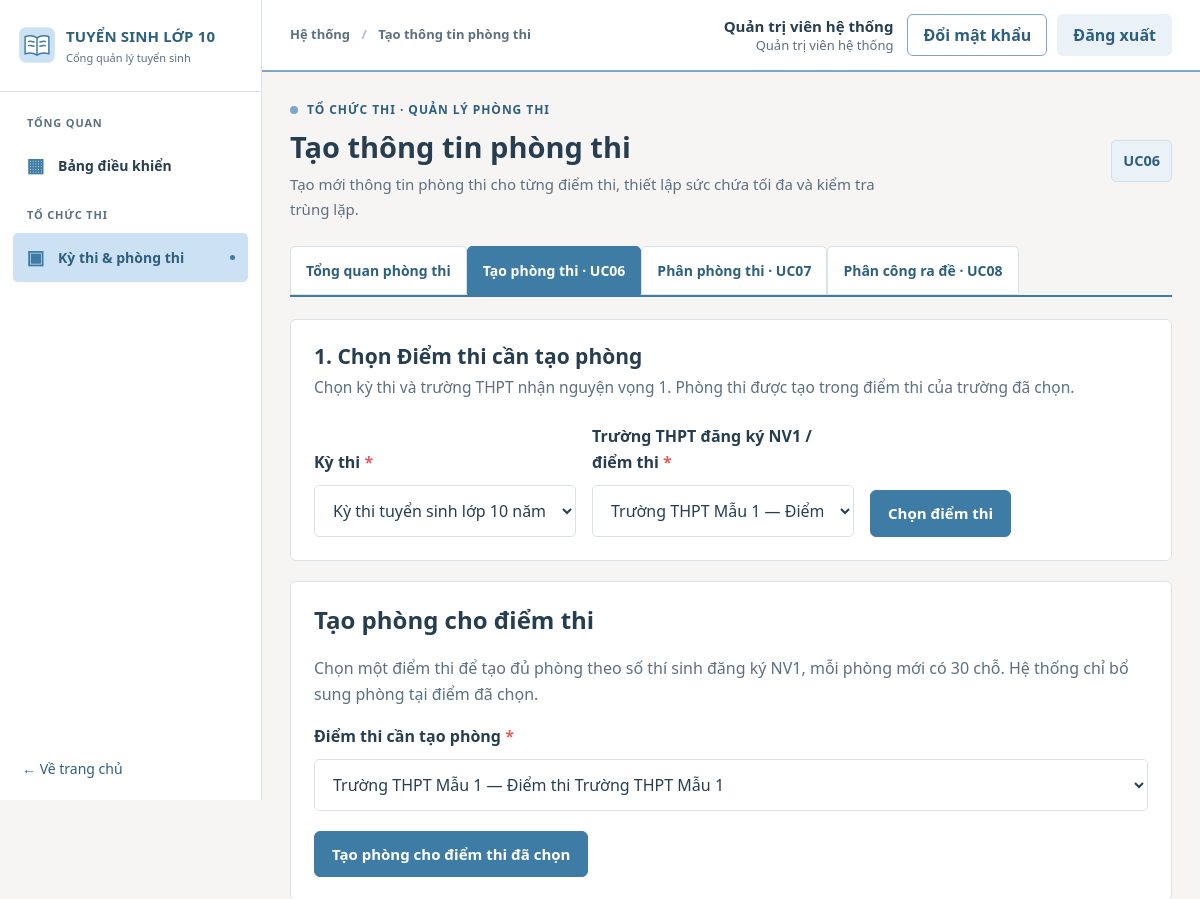
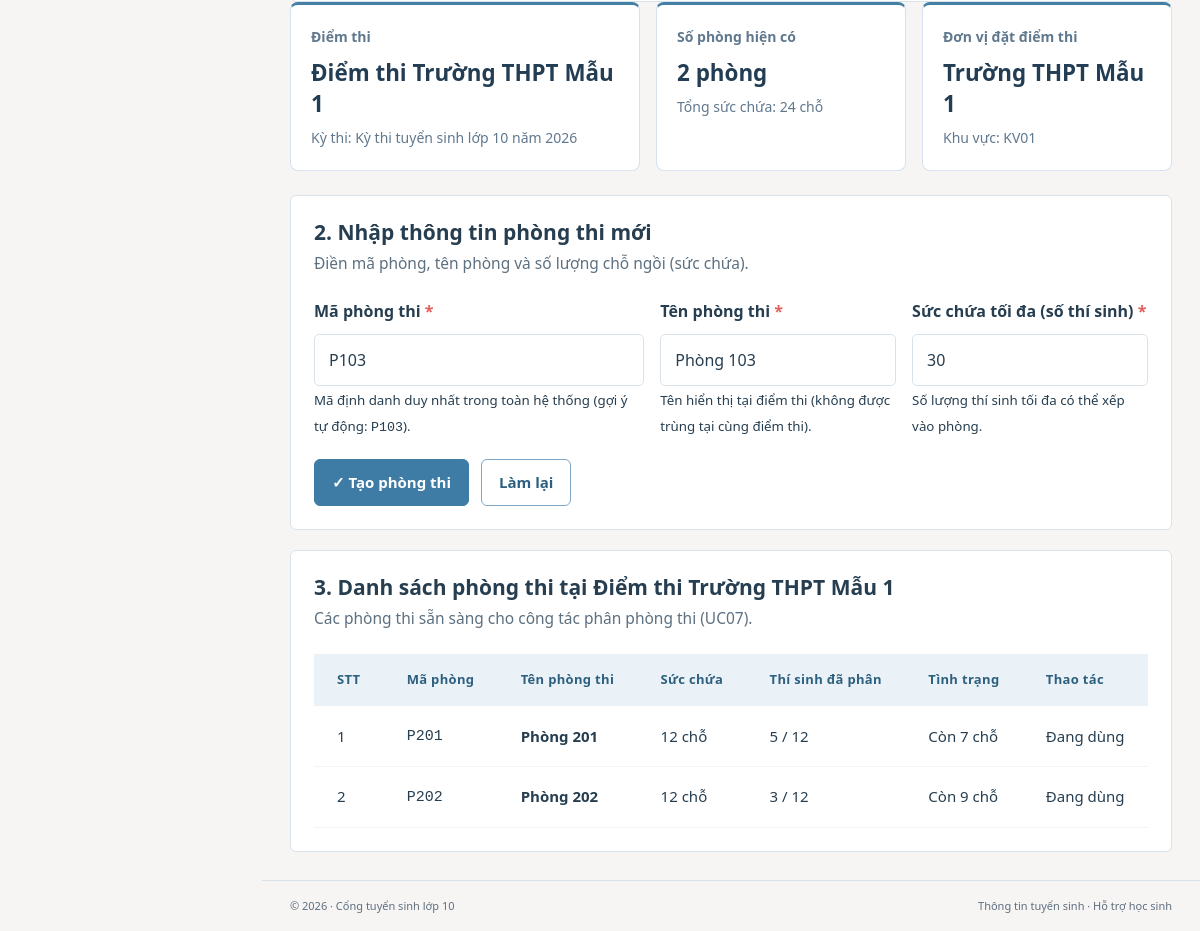
The page /exam/tao-phong.php (signed in) on the database its author committed (2 pictures, top to bottom).
### tables this page shows
CREATE TABLE TaiKhoan (
  maTaiKhoan VARCHAR(20) NOT NULL,
  tenDangNhap VARCHAR(50) NOT NULL,
  matKhau VARCHAR(255) NOT NULL,
  hoTen VARCHAR(100) NOT NULL,
  vaiTro VARCHAR(30) NOT NULL,
  maCanBo VARCHAR(20) NULL,
  maThiSinh VARCHAR(20) NULL,
  trangThai VARCHAR(20) NOT NULL DEFAULT 'Hoạt động',
  soLanSai INT NOT NULL DEFAULT 0,
  khoaDen DATETIME NULL,
  lanDangNhapCuoi DATETIME NULL,
  ngayTao DATETIME NOT NULL DEFAULT CURRENT_TIMESTAMP,
  PRIMARY KEY (maTaiKhoan),
  UNIQUE KEY uq_taikhoan_ten (tenDangNhap),
  CONSTRAINT ck_taikhoan_vaitro CHECK (vaiTro IN ('HOC_SINH','GVCN','BAN_TUYEN_SINH','HD_TUYEN_SINH','HD_COI_THI','HD_CHAM_THI','CAT_PHACH','HD_PHUC_KHAO','HD_RA_DE','QUAN_TRI')),
  CONSTRAINT ck_taikhoan_trangthai CHECK (trangThai IN ('Hoạt động','Bị khóa')),
  CONSTRAINT ck_taikhoan_solansai CHECK (soLanSai >= 0),
  CONSTRAINT fk_taikhoan_canbo FOREIGN KEY (maCanBo) REFERENCES CanBo(maCanBo),
  CONSTRAINT fk_taikhoan_thisinh FOREIGN KEY (maThiSinh) REFERENCES ThiSinh(maThiSinh)
);

CREATE TABLE DiemThi (
  maDiemThi VARCHAR(20) NOT NULL,
  tenDiemThi VARCHAR(150) NOT NULL,
  maTruongTHCS VARCHAR(20) NULL,
  maTruongTHPT VARCHAR(20) NULL,
  maKyThi VARCHAR(20) NOT NULL,
  PRIMARY KEY (maDiemThi),
  CONSTRAINT fk_diemthi_thcs FOREIGN KEY (maTruongTHCS) REFERENCES TruongTHCS(maTruongTHCS),
  CONSTRAINT fk_diemthi_thpt FOREIGN KEY (maTruongTHPT) REFERENCES TruongTHPT(maTruongTHPT),
  CONSTRAINT fk_diemthi_kythi FOREIGN KEY (maKyThi) REFERENCES KyThi(maKyThi)
);

CREATE TABLE KyThi (
  maKyThi VARCHAR(20) NOT NULL,
  tenKyThi VARCHAR(150) NOT NULL,
  thoiGianKetThuc DATETIME NOT NULL,
  maDot VARCHAR(20) NOT NULL,
  PRIMARY KEY (maKyThi),
  CONSTRAINT fk_kythi_dot FOREIGN KEY (maDot) REFERENCES DotTuyenSinh(maDot)
);

CREATE TABLE PhongThi (
  maPhong VARCHAR(20) NOT NULL,
  tenPhong VARCHAR(100) NOT NULL,
  sucChua INT NOT NULL,
  maDiemThi VARCHAR(20) NOT NULL,
  PRIMARY KEY (maPhong),
  CONSTRAINT ck_phongthi_succhua CHECK (sucChua > 0),
  CONSTRAINT fk_phongthi_diemthi FOREIGN KEY (maDiemThi) REFERENCES DiemThi(maDiemThi)
);

### exam/tao-phong.php (the view, shortened to what the rows shown need)
<?php
require_once dirname(__DIR__) . '/includes/exam_ui.php';
$maKyThi = ui_input('kyThi');
$maDiemThi = ui_input('diemThi');
$dsKyThi = exam_ds_ky_thi();
$dsDiemThi = exam_ds_diem_thi($maKyThi, true);
if ($maKyThi === '' && !empty($dsKyThi)) {
    $maKyThi = (string)$dsKyThi[0]['maKyThi'];
    $dsDiemThi = exam_ds_diem_thi($maKyThi, true);
}
if ($maDiemThi === '' && !empty($dsDiemThi)) {
    $maDiemThi = (string)$dsDiemThi[0]['maDiemThi'];
}
$luaChonDiemTao = exam_ds_diem_tao_phong($maKyThi);
$formMaPhong = trim((string)($_POST['maPhong'] ?? ''));
$formTenPhong = trim((string)($_POST['tenPhong'] ?? ''));
$formSucChua = trim((string)($_POST['sucChua'] ?? '30'));
$diemThiHienTai = null;
foreach ($dsDiemThi as $dt) {
    if ($dt['maDiemThi'] === $maDiemThi) {
        $diemThiHienTai = $dt;
        break;
    }
}
$dsPhongHienCo = [];
$goiYMaPhong = '';
if ($maDiemThi !== '') {
    $dsPhongHienCo = exam_ds_phong_thi($maDiemThi);
    $goiYMaPhong = sinhMaPhongTuDong($maDiemThi);
    if ($formMaPhong === '') {
        $formMaPhong = $goiYMaPhong;
    }
    if ($formTenPhong === '' && preg_match('/(\d+)$/', $goiYMaPhong, $m)) {
        $formTenPhong = 'Phòng ' . $m[1];
    }
}
ui_page_start('exam', 'Tạo thông tin phòng thi', 'Tổ chức thi · Quản lý phòng thi', 'Tạo mới thông tin phòng thi cho từng điểm thi, thiết lập sức chứa tối đa và kiểm tra trùng lặp.', 'UC06');
?>
<section class="panel">
  <div class="panel-heading">
    <div>
      <h2>1. Chọn Điểm thi cần tạo phòng</h2>
    </div>
  </div>
    <?php ui_select('kyThi', 'Kỳ thi', $dsKyThi, 'maKyThi', 'tenKyThi', $maKyThi, '-- Chọn kỳ thi --'); ?>
</section>
<section class="panel">
  <h2>Tạo phòng cho điểm thi</h2>
  <form method="post">
  </form>
</section>
<?php if ($diemThiHienTai): ?>
<div class="ui-kpi-grid" style="margin-bottom: 1.5rem;">
  <div class="ui-kpi">
    <div class="ui-kpi-label">Điểm thi</div>
    <div class="ui-kpi-val" style="font-size:1.4rem"><?= e(catalog_display_name((string)$diemThiHienTai['tenDiemThi'])) ?></div>
    <div class="ui-kpi-hint">Kỳ thi: <?= e(catalog_display_name((string)$diemThiHienTai['tenKyThi'])) ?></div>
  </div>
  <div class="ui-kpi">
    <div class="ui-kpi-label">Số phòng hiện có</div>
    <div class="ui-kpi-val" style="font-size:1.4rem"><?= count($dsPhongHienCo) ?> phòng</div>
    <div class="ui-kpi-hint">Tổng sức chứa: <?= array_sum(array_column($dsPhongHienCo, 'sucChua')) ?> chỗ</div>
  </div>
  <div class="ui-kpi">
    <div class="ui-kpi-label">Đơn vị đặt điểm thi</div>
    <div class="ui-kpi-val" style="font-size:1.4rem"><?= e(catalog_display_name($diemThiHienTai['tenTruongDatDiem'] ?: '—')) ?></div>
    <div class="ui-kpi-hint">Khu vực: <?= e($diemThiHienTai['maKhuVuc'] ?: 'Chưa phân vùng') ?></div>
  </div>
</div>
<section class="panel">
  <div class="panel-heading">
    <div>
      <h2>2. Nhập thông tin phòng thi mới</h2>
      <p>Điền mã phòng, tên phòng và số lượng chỗ ngồi (sức chứa).</p>
    </div>
  </div>
  <form method="post" novalidate>
    <div class="ui-form-grid">
      <div class="field">
        <label for="maPhong">Mã phòng thi <span>*</span></label>
        <input id="maPhong" name="maPhong" value="<?= e($formMaPhong) ?>" maxlength="20" placeholder="Ví dụ: P103" required>
        <small class="field-hint">Mã định danh duy nhất trong toàn hệ thống (gợi ý tự động: <code><?= e($goiYMaPhong) ?></code>).</small>
      </div>
      <div class="field">
        <label for="tenPhong">Tên phòng thi <span>*</span></label>
        <input id="tenPhong" name="tenPhong" value="<?= e($formTenPhong) ?>" maxlength="100" placeholder="Ví dụ: Phòng 103" required>
        <small class="field-hint">Tên hiển thị tại điểm thi (không được trùng tại cùng điểm thi).</small>
      </div>
      <div class="field">
        <label for="sucChua">Sức chứa tối đa (số thí sinh) <span>*</span></label>
        <input id="sucChua" name="sucChua" type="number" min="1" max="100" value="<?= e($formSucChua) ?>" placeholder="Ví dụ: 30" required>
        <small class="field-hint">Số lượng thí sinh tối đa có thể xếp vào phòng.</small>
      </div>
    </div>
    <div class="ui-actions">
      <button class="btn btn-primary" type="submit">✓ Tạo phòng thi</button>
      <a class="btn btn-outline ui-btn-cancel" href="<?= e(url('exam/tao-phong.php', ['kyThi' => $maKyThi, 'diemThi' => $maDiemThi])) ?>">Làm lại</a>
    </div>
  </form>
</section>
<section class="panel">
  <div class="panel-heading">
    <div>
      <h2>3. Danh sách phòng thi tại <?= e(catalog_display_name((string)$diemThiHienTai['tenDiemThi'])) ?></h2>
      <p>Các phòng thi sẵn sàng cho công tác phân phòng thi (UC07).</p>
    </div>
  </div>
  <?php if (empty($dsPhongHienCo)): ?>
    <div class="ui-notice ui-notice-info">
      <div><strong>Điểm thi này chưa có phòng thi nào. Vui lòng tạo phòng thi ở biểu mẫu trên.</strong></div>
    </div>
  <?php else: ?>
    <div class="table-wrap">
      <table class="data-table">
        <thead>
          <tr>
            <th>STT</th>
            <th>Mã phòng</th>
            <th>Tên phòng thi</th>
            <th>Sức chứa</th>
            <th>Thí sinh đã phân</th>
            <th>Tình trạng</th>
            <th class="ui-align-right">Thao tác</th>
          </tr>
        </thead>
        <tbody>
          <?php $stt = 1; foreach ($dsPhongHienCo as $p):
            $sl = (int)$p['soLuongThiSinh'];
            $sc = (int)$p['sucChua'];
            $coThiSinh = $sl > 0;
          ?>
            <tr>
              <td><?= $stt++ ?></td>
              <td><code><?= e($p['maPhong']) ?></code></td>
              <td><strong><?= e(catalog_display_name((string)$p['tenPhong'])) ?></strong></td>
              <td><?= $sc ?> chỗ</td>
              <td><?= $sl ?> / <?= $sc ?></td>
              <td>
                <?php if ($sl === 0): ?>
                  <span class="badge badge-neutral">Trống</span>
                <?php elseif ($sl >= $sc): ?>
                  <span class="badge badge-error">Đầy</span>
                <?php else: ?>
                  <span class="badge badge-success">Còn <?= $sc - $sl ?> chỗ</span>
                <?php endif; ?>
              </td>
              <td class="ui-align-right">
                <?php if (!$coThiSinh): ?>
                  <form method="post" style="display:inline" onsubmit="return confirm('Bạn có chắc chắn muốn xóa phòng thi <?= e($p['maPhong']) ?>?');">
                    <?= csrf_field() ?>
                    <input type="hidden" name="action" value="xoa_phong">
                    <input type="hidden" name="maPhongXoa" value="<?= e($p['maPhong']) ?>">
                    <input type="hidden" name="diemThi" value="<?= e($maDiemThi) ?>">
                    <input type="hidden" name="kyThi" value="<?= e($maKyThi) ?>">
                    <button class="btn btn-sm btn-outline text-error" type="submit">Xóa</button>
                  </form>
                <?php else: ?>
                  <span class="badge badge-neutral" title="Không thể xóa khi đã có thí sinh">Đang dùng</span>
                <?php endif; ?>
              </td>
            </tr>
          <?php endforeach; ?>
        </tbody>
      </table>
    </div>
  <?php endif; ?>
</section>
<?php endif; ?>
<?php ui_page_end(); ?>

### includes/header.php (shortened to what the rows shown need)
<?php
require_once __DIR__ . '/functions.php';
$layout = $layout ?? 'public';
$cfg = app_config();
$studentShell = $layout === 'dashboard' && function_exists('current_user') && has_role(current_user(), ['HOC_SINH']);
?><!doctype html>
<html lang="vi">
<head>
  <link rel="stylesheet" href="<?= e(url('assets/css/style.css')) ?>">
  <link rel="stylesheet" href="<?= e(url('assets/css/portal.css')) ?>">
</head>
<body class="<?= $studentShell ? 'student-body' : ($layout === 'dashboard' ? 'dash-body' : 'public-body') ?>">
<?php if ($studentShell): ?>
<?php require __DIR__ . '/student_shell_header.php'; ?>
<?php elseif ($layout === 'dashboard'): ?>
<div class="dash-shell">
  <?php require __DIR__ . '/sidebar.php'; ?>
  <div class="dash-main">
    <header class="dash-topbar">
      <div class="dash-topbar-right"><?php $__u = function_exists('current_user') ? current_user() : null; if ($__u): ?>
        <span class="topbar-user"><strong><?= e($__u['hoTen']) ?></strong><small><?= e(ten_vai_tro($__u['vaiTro'])) ?></small></span>
        <a class="btn btn-outline btn-sm" href="<?= e(url('auth/doi-mat-khau.php')) ?>">Đổi mật khẩu</a>
        <form method="post" action="<?= e(url('auth/logout.php')) ?>" class="topbar-logout"><?= csrf_field() ?><button class="btn btn-soft btn-sm" type="submit">Đăng xuất</button></form>
      <?php else: ?><a class="avatar" href="<?= e(url('auth/login.php')) ?>" title="Đăng nhập">10</a><?php endif; ?></div>
    </header>
    <main id="main" class="dash-content">
<?php endif; ?>

### includes/ui.php (shortened to what the rows shown need)
<?php
require_once __DIR__ . '/functions.php';
require_once __DIR__ . '/auth.php';
require_auth();
function ui_page_start(string $active, string $title, string $eyebrow, string $desc, string $uc): void {
    $page_title = $title; $layout = 'dashboard';
    require __DIR__ . '/header.php';
    echo '<div class="ui-page">';
    echo '<div class="page-head"><div><div class="eyebrow"><span></span>' . e($eyebrow) . '</div><h1>' . e($title) . '</h1><p>' . e($desc) . '</p></div>'
       . '<div class="page-head-actions"><span class="uc-tag">' . e($uc) . '</span></div></div>';
}
function ui_page_end(): void {
    echo '</div>';
    require __DIR__ . '/footer.php';
}
function ui_select(string $name, string $label, array $items, string $keyCol, string $labelCol, string $selected, string $placeholder, bool $required = true): void {
    echo '<div class="field"><label for="' . e($name) . '">' . e($label) . ($required ? ' <span>*</span>' : '') . '</label><select id="' . e($name) . '" name="' . e($name) . '">';
    foreach ($items as $it) {
        $v = (string)$it[$keyCol];
        echo '<option value="' . e($v) . '"' . ($v === $selected ? ' selected' : '') . '>' . e(in_array($labelCol, ['tenPhong', 'tenDiemThi', 'tenKyThi', 'tenTruongTHCS', 'tenTruongTHPT', 'tenHienThi'], true) ? catalog_display_name((string)$it[$labelCol]) : $it[$labelCol]) . '</option>';
    }
    echo '</select></div>';
}
function ui_input(string $key): string {
    $v = $_POST[$key] ?? $_GET[$key] ?? '';
    return is_string($v) ? trim($v) : '';
}

### rows shown on the page
taikhoan: hoTen "Quản trị viên hệ thống", vaiTro "Quản trị viên hệ thống"
diemthi: diemTaoPhong "Trường THPT Mẫu 1 — Điểm thi Trường THPT Mẫu 1", tenDiemThi "Điểm thi Trường THPT Mẫu 1", maKyThi.tenKyThi "Kỳ thi tuyển sinh lớp 10 năm 2026"
phongthi: maPhong "P201", tenPhong "Phòng 201", sucChua "12", sl "5", sl "7"
phongthi: maPhong "P202", tenPhong "Phòng 202", sucChua "12", sl "3", sl "9"

### other values the page prints
$group "TỔNG QUAN"
$symbol "▦"
$label "Bảng điều khiển"
$group "TỔ CHỨC THI"
$symbol "▣"
$label "Kỳ thi & phòng thi"
$page_title "Tạo thông tin phòng thi"
$eyebrow "TỔ CHỨC THI · QUẢN LÝ PHÒNG THI"
$title "Tạo thông tin phòng thi"
$desc "Tạo mới thông tin phòng thi cho từng điểm thi, thiết lập sức chứa tối đa và kiểm tra trùng lặp."
$uc "UC06"
$label "Tổng quan phòng thi"
$label "Tạo phòng thi · UC06"
$label "Phân phòng thi · UC07"
$label "Phân công ra đề · UC08"
